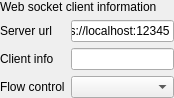
<?xml version="1.0" encoding="UTF-8"?>
<ui version="4.0">
 <class>SAKWebSocketClientDeviceController</class>
 <widget class="QWidget" name="SAKWebSocketClientDeviceController">
  <property name="geometry">
   <rect>
    <x>0</x>
    <y>0</y>
    <width>174</width>
    <height>90</height>
   </rect>
  </property>
  <property name="windowTitle">
   <string>Form</string>
  </property>
  <layout class="QGridLayout" name="gridLayout">
   <property name="leftMargin">
    <number>0</number>
   </property>
   <property name="topMargin">
    <number>0</number>
   </property>
   <property name="rightMargin">
    <number>0</number>
   </property>
   <property name="bottomMargin">
    <number>0</number>
   </property>
   <item row="3" column="0">
    <widget class="QLabel" name="label_2">
     <property name="text">
      <string>Flow control</string>
     </property>
    </widget>
   </item>
   <item row="1" column="0">
    <widget class="QLabel" name="label">
     <property name="text">
      <string>Server url</string>
     </property>
    </widget>
   </item>
   <item row="1" column="1">
    <widget class="QLineEdit" name="serverHostLineEdit">
     <property name="text">
      <string notr="true">ws://localhost:12345</string>
     </property>
    </widget>
   </item>
   <item row="3" column="1">
    <widget class="QComboBox" name="sendingTypeComboBox"/>
   </item>
   <item row="0" column="0" colspan="2">
    <widget class="QLabel" name="label_6">
     <property name="text">
      <string>Web socket client information</string>
     </property>
    </widget>
   </item>
   <item row="2" column="0">
    <widget class="QLabel" name="label_3">
     <property name="text">
      <string>Client info</string>
     </property>
    </widget>
   </item>
   <item row="2" column="1">
    <widget class="QLineEdit" name="clientInfoLineEdit">
     <property name="text">
      <string notr="true"/>
     </property>
     <property name="readOnly">
      <bool>true</bool>
     </property>
    </widget>
   </item>
  </layout>
 </widget>
 <resources/>
 <connections/>
</ui>
